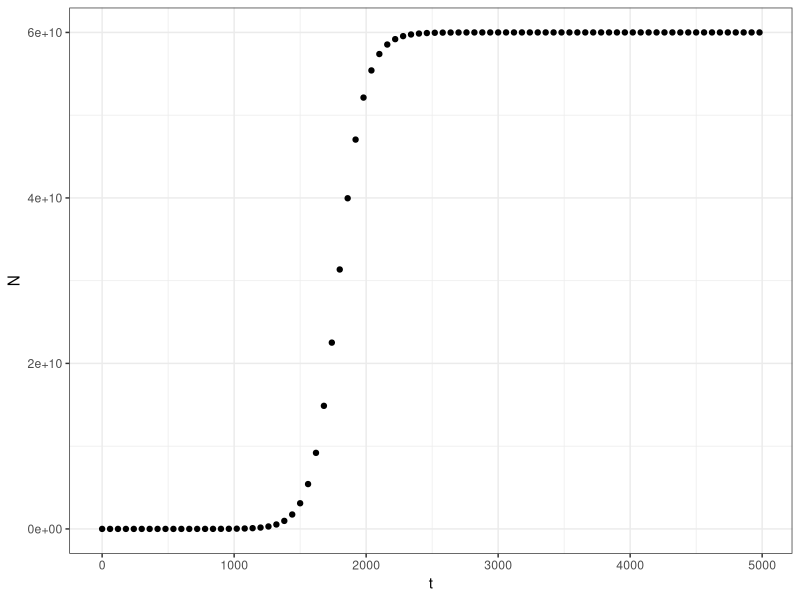
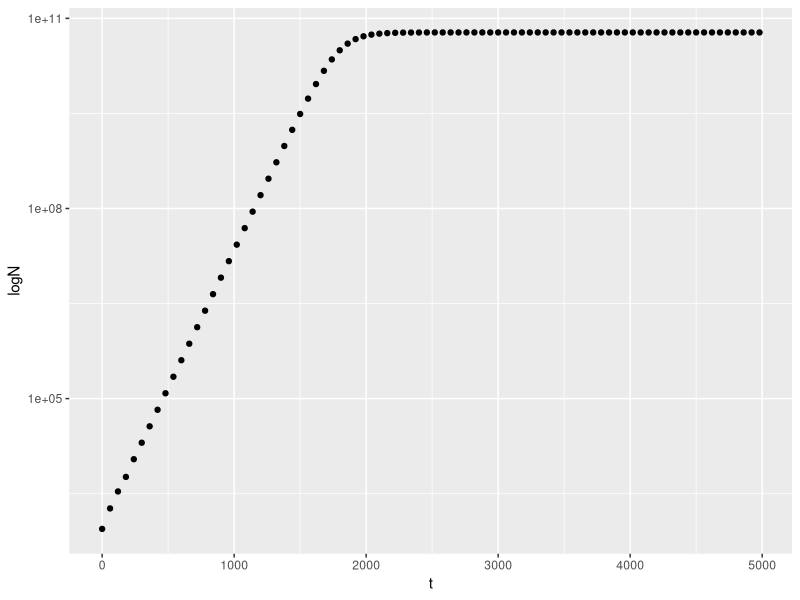

Source code (R) for these figures, in order:
#Script to plot the logistic growth data

#Naming data/importing data
growth_data <- read.csv("experiment.csv")

#Getting ggplot package for graphing
library(ggplot2)

#Plotting a graph, labelling axes
ggplot(aes(t,N), data = growth_data) +
  
  geom_point() +
  
  xlab("t") +
  
  ylab("N") +
  
  theme_bw()

#Plotting a logged version 

ggplot(aes(t,N), data = growth_data) +
  
  geom_point() +
  
  xlab("t") +
  
  ylab("logN") +
  
  scale_y_continuous(trans='log10')

